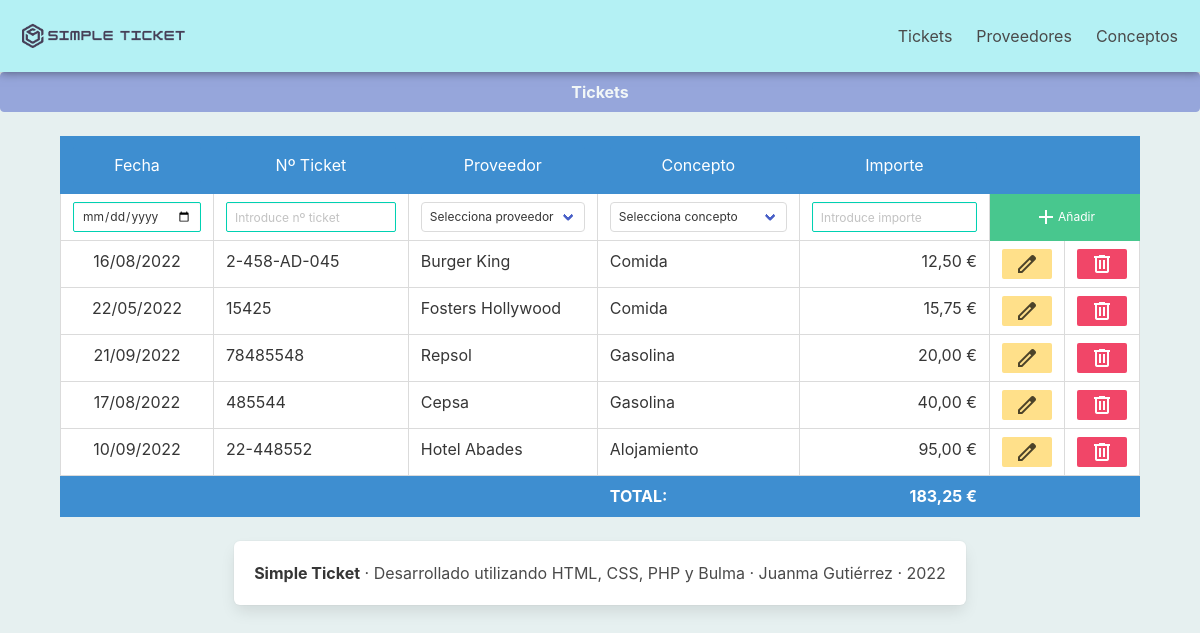
Screenshot of /tickets/tickets.php?order=ImpTic with the database file from the repository.
### tables this page shows
CREATE TABLE `ticket` (
  `CodTic` int(11) NOT NULL,
  `FecTic` date NOT NULL,
  `NumTic` varchar(20) NOT NULL,
  `CodPro` int(11) NOT NULL,
  `CodCon` int(11) NOT NULL,
  `ImpTic` decimal(7,2) NOT NULL
);

CREATE TABLE `proveedor` (
  `CodPro` int(11) NOT NULL,
  `NomPro` varchar(50) NOT NULL,
  `DirPro` varchar(50) NOT NULL,
  `TelPro` varchar(12) DEFAULT NULL
);

CREATE TABLE `concepto` (
  `CodCon` int(11) NOT NULL,
  `NomCon` varchar(50) NOT NULL
);

### tickets/list.php (called while the page is built, shortened)
<?php
$listadoSql = "SELECT CodTic, NumTic, NomPro, FecTic, NomCon, ticket.CodPro, ticket.CodCon, ImpTic
FROM ticket
INNER JOIN proveedor ON proveedor.CodPro = ticket.CodPro
INNER JOIN concepto ON concepto.CodCon = ticket.CodCon
ORDER BY " . $_GET['order'] . ";";
$consulta = mysqli_query($conexion, $listadoSql);

### tickets/print_table_row.php (the view, shortened to what this page needs)
<?php
$total = 0;
while ($registro = mysqli_fetch_array($consulta)) {
?>
    <tr>
        <td class="has-text-centered"><?= date('d/m/Y', strtotime($registro["FecTic"])) ?></td>
        <td><?= $registro["NumTic"] ?></td>
        <td><?= $registro["NomPro"] ?></td>
        <td><?= $registro["NomCon"] ?></td>
        <td class="has-text-right">
            <?php
            echo number_format($registro["ImpTic"], 2, ",", ".");
            $total += $registro["ImpTic"];
            ?> €
        </td>
        <td class="small">
            <div class="centered">
                <a href="tickets.php?accion=editar&order=FecTic&CodTic=<?= $registro['CodTic'] ?>&FecTic=<?= $registro['FecTic'] ?>&NumTic=<?= $registro['NumTic'] ?>&CodPro=<?= $registro['CodPro'] ?>&CodCon=<?= $registro['CodCon']?>&ImpTic=<?= $registro['ImpTic'] ?>">
                    <button class='button is-small is-warning'>
                        <span class="material-symbols-outlined">
                        </span>
                    </button></a>
            </div>
        </td>
        <td class="small">
            <div class="centered">
                <a href="tickets.php?accion=borrar&CodTic=<?= $registro['CodTic'] ?>">
                    <button class="button is-small is-danger">
                        <span class="material-symbols-outlined">
                        </span>
                    </button>
                </a>
            </div>
        </td>
    </tr>
<?php
}
?>
<thead >
    <th class="is-info"></th>
    <th class="is-info"></th>
    <th class="is-info"></th>
    <th class="is-info">TOTAL:</th>
    <th class="has-text-right is-info">
        <?php
        echo number_format($total, 2, ",", ".");
        ?> €
    </th>
    <th class="is-info"></th>
    <th class="is-info"></th>
</thead>

### css/style.css (style rules this page uses)
* { padding: 0px; margin: 0px; box-sizing: border-box; }
html { background-color: #e6f0f0; }
.centered { display: grid; place-items: center; }
table, th, td { border-collapse: collapse; }
.small { width: 50px; }

### rows the page displays
ticket: FecTic "16/08/2022", NumTic "2-458-AD-045", CodPro.NomPro "Burger King", CodCon.NomCon "Comida", ImpTic "12,50"
ticket: FecTic "22/05/2022", NumTic "15425", CodPro.NomPro "Fosters Hollywood", CodCon.NomCon "Comida", ImpTic "15,75"
ticket: FecTic "21/09/2022", NumTic "78485548", CodPro.NomPro "Repsol", CodCon.NomCon "Gasolina", ImpTic "20,00"
ticket: FecTic "17/08/2022", NumTic "485544", CodPro.NomPro "Cepsa", CodCon.NomCon "Gasolina", ImpTic "40,00"
ticket: FecTic "10/09/2022", NumTic "22-448552", CodPro.NomPro "Hotel Abades", CodCon.NomCon "Alojamiento", ImpTic "95,00"

### other values shown
$total "183,25"
